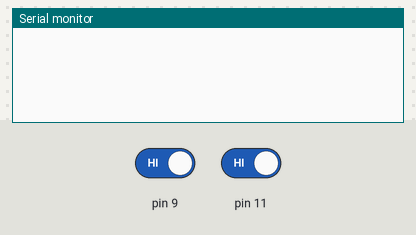
Simulated run of this sketch. Board: Arduino Uno, built with avr-gcc and run on an emulated ATmega328P. Parts: the last lines printed to the serial monitor. The inputs (shaded band) are chosen by the test bench; at power-on: pin 9 HIGH, pin 11 HIGH.

Above: at 1.2 s.
1.3 s: pin 9 driven LOW
At 1.66 s:
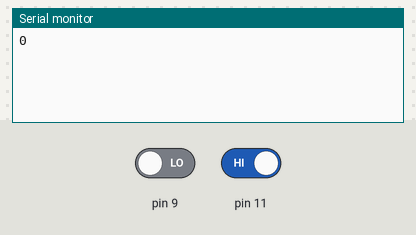
3.4 s: pin 11 driven LOW
At 3.86 s:
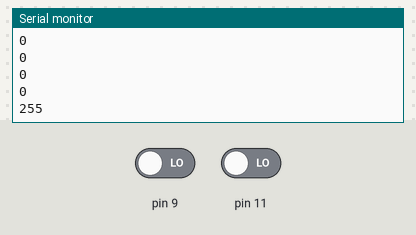
Timing chart, 0 to 6.4 s (numbered marks = the images above; inputs shaded):
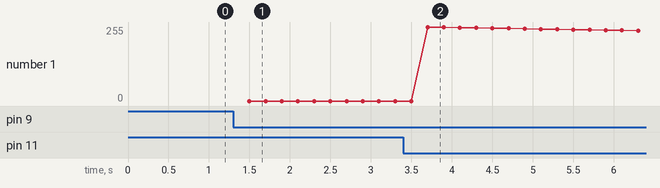

Measured:
- after the input at 1.3 s, the serial monitor: prints a new line after 0.20 s (image 1)
- after the input at 3.4 s, the serial monitor: prints a new line after 0.30 s (image 2)
- plotted number 1: 0 → 220 after the input at 3.4 s

The sketch:

exam2_2.ino
```cpp
void setup() {
  Serial.begin(9600);
  // 9,11 port를 input mode로
  pinMode(9, INPUT);
  pinMode(11, INPUT);
}
byte count = 0;
void loop() {
  // 결과 저장할 boolean 배열 선언
  if (digitalRead(9) == LOW) {
    delay(200);
    if(count == 0) {

    } else {
      count--;
    }
    Serial.println(count);
  }
  if (digitalRead(11) == LOW) {
    delay(200);
    if(count == 255) {

    } else {
      count--;
    }
    Serial.println(count);
  }
}
```
